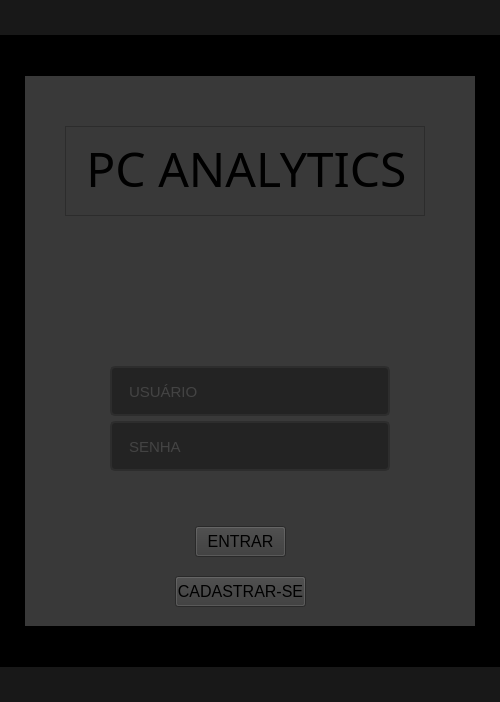
<?xml version="1.0" encoding="UTF-8"?>
<ui version="4.0">
 <class>MainWindow</class>
 <widget class="QMainWindow" name="MainWindow">
  <property name="geometry">
   <rect>
    <x>0</x>
    <y>0</y>
    <width>500</width>
    <height>702</height>
   </rect>
  </property>
  <property name="minimumSize">
   <size>
    <width>500</width>
    <height>700</height>
   </size>
  </property>
  <property name="windowTitle">
   <string>MainWindow</string>
  </property>
  <widget class="QWidget" name="centralwidget">
   <layout class="QVBoxLayout" name="verticalLayout">
    <property name="spacing">
     <number>0</number>
    </property>
    <property name="leftMargin">
     <number>0</number>
    </property>
    <property name="topMargin">
     <number>0</number>
    </property>
    <property name="rightMargin">
     <number>0</number>
    </property>
    <property name="bottomMargin">
     <number>0</number>
    </property>
    <item>
     <widget class="QFrame" name="top_bar">
      <property name="maximumSize">
       <size>
        <width>16777215</width>
        <height>35</height>
       </size>
      </property>
      <property name="styleSheet">
       <string notr="true">background-color: rgb(24, 24, 24)</string>
      </property>
      <property name="frameShape">
       <enum>QFrame::NoFrame</enum>
      </property>
      <property name="frameShadow">
       <enum>QFrame::Raised</enum>
      </property>
      <layout class="QHBoxLayout" name="horizontalLayout_2">
       <property name="spacing">
        <number>0</number>
       </property>
       <property name="leftMargin">
        <number>0</number>
       </property>
       <property name="topMargin">
        <number>5</number>
       </property>
       <property name="rightMargin">
        <number>0</number>
       </property>
       <property name="bottomMargin">
        <number>0</number>
       </property>
      </layout>
     </widget>
    </item>
    <item>
     <widget class="QFrame" name="content">
      <property name="styleSheet">
       <string notr="true">background-color: rgb(0, 0, 0);</string>
      </property>
      <property name="frameShape">
       <enum>QFrame::NoFrame</enum>
      </property>
      <property name="frameShadow">
       <enum>QFrame::Raised</enum>
      </property>
      <layout class="QHBoxLayout" name="horizontalLayout">
       <item>
        <widget class="QFrame" name="login_area">
         <property name="maximumSize">
          <size>
           <width>450</width>
           <height>550</height>
          </size>
         </property>
         <property name="styleSheet">
          <string notr="true">background-color: rgb(57, 57, 57);</string>
         </property>
         <property name="frameShape">
          <enum>QFrame::NoFrame</enum>
         </property>
         <property name="frameShadow">
          <enum>QFrame::Raised</enum>
         </property>
         <widget class="QFrame" name="logo">
          <property name="geometry">
           <rect>
            <x>40</x>
            <y>50</y>
            <width>360</width>
            <height>90</height>
           </rect>
          </property>
          <property name="frameShape">
           <enum>QFrame::StyledPanel</enum>
          </property>
          <property name="frameShadow">
           <enum>QFrame::Raised</enum>
          </property>
          <widget class="QLabel" name="label">
           <property name="geometry">
            <rect>
             <x>6</x>
             <y>2</y>
             <width>351</width>
             <height>81</height>
            </rect>
           </property>
           <property name="font">
            <font>
             <family>Sitka Subheading</family>
             <pointsize>36</pointsize>
             <weight>50</weight>
             <bold>false</bold>
            </font>
           </property>
           <property name="text">
            <string>PC ANALYTICS</string>
           </property>
           <property name="alignment">
            <set>Qt::AlignCenter</set>
           </property>
          </widget>
         </widget>
         <widget class="QLineEdit" name="lineEdit">
          <property name="geometry">
           <rect>
            <x>85</x>
            <y>290</y>
            <width>280</width>
            <height>50</height>
           </rect>
          </property>
          <property name="font">
           <font>
            <family>Segoe UI</family>
            <pointsize>11</pointsize>
           </font>
          </property>
          <property name="styleSheet">
           <string notr="true">QLineEdit {

	border: 2px solid rgb(45,45,45);
	border-radius: 5px;
	padding: 15px;
	background-color: rgb(35, 35, 35);
	color: rgb(100, 100, 100)
}</string>
          </property>
          <property name="placeholderText">
           <string>USUÁRIO</string>
          </property>
          <property name="cursorMoveStyle">
           <enum>Qt::LogicalMoveStyle</enum>
          </property>
         </widget>
         <widget class="QLineEdit" name="lineEdit_2">
          <property name="geometry">
           <rect>
            <x>85</x>
            <y>345</y>
            <width>280</width>
            <height>50</height>
           </rect>
          </property>
          <property name="font">
           <font>
            <family>Segoe UI</family>
            <pointsize>11</pointsize>
           </font>
          </property>
          <property name="styleSheet">
           <string notr="true">QLineEdit {

	border: 2px solid rgb(45,45,45);
	border-radius: 5px;
	padding: 15px;
	background-color: rgb(35, 35, 35);
	color: rgb(100, 100, 100)
}</string>
          </property>
          <property name="echoMode">
           <enum>QLineEdit::Password</enum>
          </property>
          <property name="placeholderText">
           <string>SENHA</string>
          </property>
          <property name="cursorMoveStyle">
           <enum>Qt::LogicalMoveStyle</enum>
          </property>
         </widget>
         <widget class="QLabel" name="label_5">
          <property name="geometry">
           <rect>
            <x>180</x>
            <y>160</y>
            <width>101</width>
            <height>101</height>
           </rect>
          </property>
          <property name="text">
           <string/>
          </property>
          <property name="pixmap">
           <pixmap>17503049231586786427-128.png</pixmap>
          </property>
          <property name="scaledContents">
           <bool>true</bool>
          </property>
         </widget>
         <widget class="QPushButton" name="pushButton">
          <property name="geometry">
           <rect>
            <x>170</x>
            <y>450</y>
            <width>91</width>
            <height>31</height>
           </rect>
          </property>
          <property name="font">
           <font>
            <pointsize>12</pointsize>
           </font>
          </property>
          <property name="text">
           <string>ENTRAR</string>
          </property>
         </widget>
         <widget class="QPushButton" name="pushButton_2">
          <property name="geometry">
           <rect>
            <x>150</x>
            <y>500</y>
            <width>131</width>
            <height>31</height>
           </rect>
          </property>
          <property name="font">
           <font>
            <pointsize>12</pointsize>
           </font>
          </property>
          <property name="text">
           <string>CADASTRAR-SE</string>
          </property>
         </widget>
         <widget class="QLabel" name="label_3">
          <property name="geometry">
           <rect>
            <x>160</x>
            <y>150</y>
            <width>121</width>
            <height>111</height>
           </rect>
          </property>
          <property name="text">
           <string/>
          </property>
          <property name="pixmap">
           <pixmap>../../../Downloads/user-interface.png</pixmap>
          </property>
          <property name="scaledContents">
           <bool>true</bool>
          </property>
         </widget>
         <widget class="QLabel" name="label_4">
          <property name="geometry">
           <rect>
            <x>96</x>
            <y>420</y>
            <width>271</width>
            <height>20</height>
           </rect>
          </property>
          <property name="text">
           <string/>
          </property>
         </widget>
         <widget class="QLabel" name="label_2">
          <property name="geometry">
           <rect>
            <x>110</x>
            <y>410</y>
            <width>251</width>
            <height>20</height>
           </rect>
          </property>
          <property name="text">
           <string/>
          </property>
         </widget>
        </widget>
       </item>
      </layout>
     </widget>
    </item>
    <item>
     <widget class="QFrame" name="bottom">
      <property name="maximumSize">
       <size>
        <width>16777215</width>
        <height>35</height>
       </size>
      </property>
      <property name="styleSheet">
       <string notr="true">background-color: rgb(24, 24, 24)</string>
      </property>
      <property name="frameShape">
       <enum>QFrame::NoFrame</enum>
      </property>
      <property name="frameShadow">
       <enum>QFrame::Raised</enum>
      </property>
     </widget>
    </item>
   </layout>
  </widget>
  <widget class="QMenuBar" name="menubar">
   <property name="geometry">
    <rect>
     <x>0</x>
     <y>0</y>
     <width>500</width>
     <height>21</height>
    </rect>
   </property>
  </widget>
 </widget>
 <resources/>
 <connections/>
</ui>
